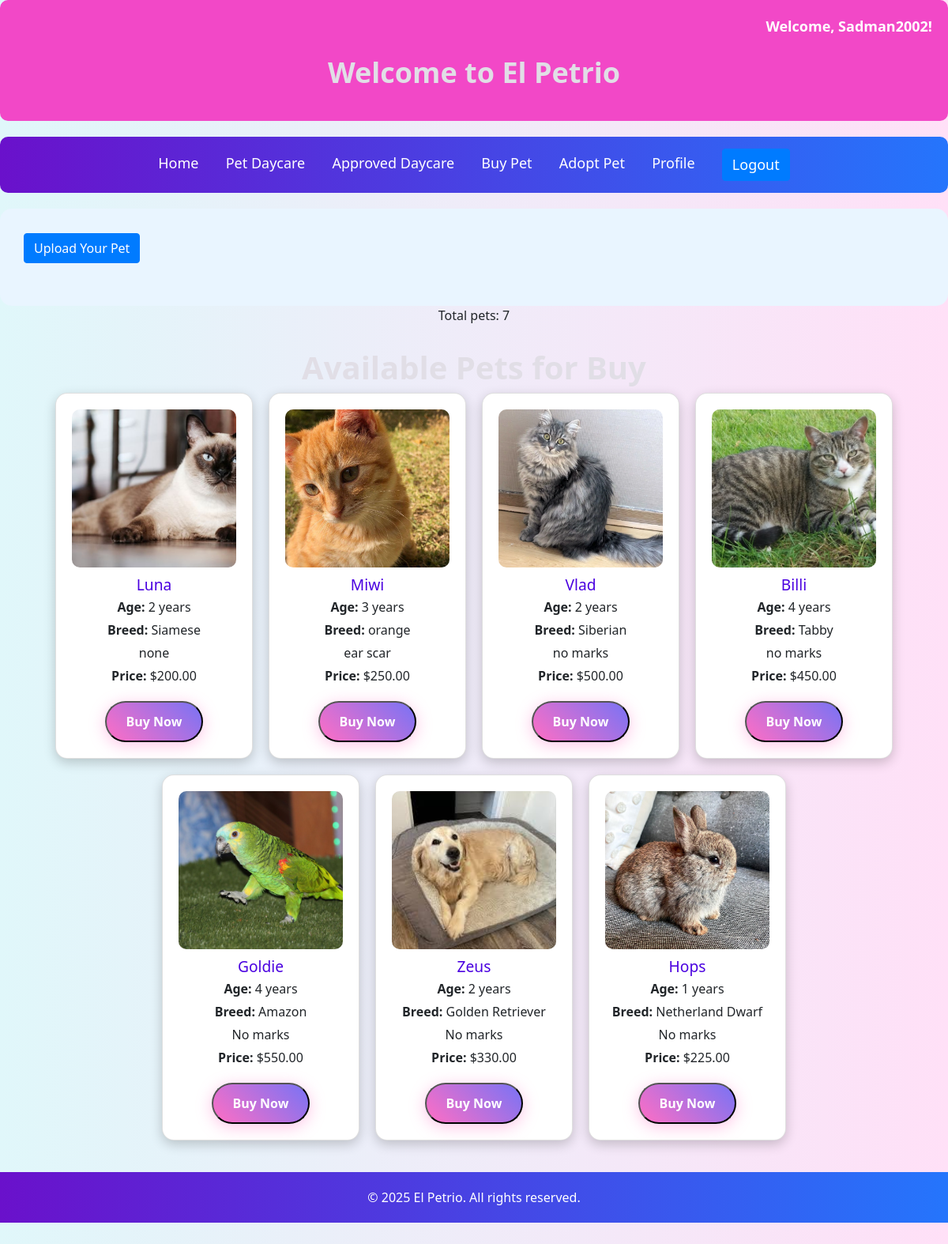
/buy/ (signed in), run on the app's committed database.
### app1/models.py (models this page shows, shortened)
class Petadd(models.Model):
    name = models.CharField(max_length=255)
    breed = models.CharField(max_length=255)
    age = models.IntegerField()
    identifying_marks = models.TextField()
    price = models.DecimalField(max_digits=10, decimal_places=2)
    owner = models.ForeignKey(User, on_delete=models.CASCADE, related_name='owned_pets')
    image = models.ImageField(upload_to='pets/')
    sold = models.BooleanField(default=False)
    is_approved = models.BooleanField(default=False)
    is_for_adoption = models.BooleanField(default=False)
    buyer = models.ForeignKey(User, null=True, blank=True, on_delete=models.SET_NULL, related_name='bought_pets')
    adopter = models.ForeignKey(User, null=True, blank=True, on_delete=models.SET_NULL, related_name='adopted_pets')

### app1/views.py (the view, shortened to what this page needs)
# urls.py: path('buy/', views.buy_pets, name='buy_pets'),
def buy_pets(request):
    pets = Petadd.objects.filter(is_approved=True, sold=False, is_for_adoption=False).exclude(owner=request.user)
    return render(request, 'buy_pets.html', {'pets': pets })

### templates/buy_pets.html (shortened to what this page needs)
<!DOCTYPE html>
<html lang="en">
  <head>
    <link
      rel="stylesheet"
      href="https://cdn.jsdelivr.net/npm/bootstrap@4.3.1/dist/css/bootstrap.min.css"
    />
  </head>
  <body>
    {% include "navbar.html" %}
    <div class="form-section">
      <h3 class="mb-4">
        <a href="{% url 'add_pet' %}">
          <button class="btn btn-primary btn-animated">Upload Your Pet</button>
        </a>
      </h3>
    </div>
    <p class="text-center">Total pets: {{ pets|length }}</p>
    <h1>Available Pets for Buy</h1>
    <div class="grid">
      {% for pet in pets %}
      <div class="card">
        <img src="{{ pet.image.url }}" alt="Pet image" />
        <div class="info">
          <h3>{{ pet.name }}</h3>
          <p><strong>Age:</strong> {{ pet.age }} years</p>
          <p><strong>Breed:</strong> {{ pet.breed }}</p>
          <p>{{ pet.identifying_marks }}</p>
          <p><strong>Price:</strong> ${{ pet.price }}</p>
        </div>
        {% if pet.owner == user %}
        <p class="text-muted">You cannot purchase your own pet.</p>
        {% else %}
        <form action="{% url 'payment' pet.id %}" method="POST">
          <button type="submit" class="buy-btn">Buy Now</button>
        </form>
        {% endif %}
      </div>
      {% empty %}
      <p class="text-muted text-center">No pets available at the moment.</p>
      {% endfor %}
    </div>
    <footer class="footer">
      <div class="container">
        <p>&copy; 2025 El Petrio. All rights reserved.</p>
      </div>
    </footer>
  </body>
</html>

### templates/navbar.html
<div class="header">
  <h1>Welcome to El Petrio</h1>
  {% if user.is_authenticated %}
  <div class="welcome-message">Welcome, {{ user.username }}!</div>
  {% endif %}
</div>
<nav class="navigation">
  <a href="{% url 'home' %}">Home</a>
  <a href="{% url 'daycare' %}">Pet Daycare</a>
  <a href="{% url 'approved_daycare_requests' %}">Approved Daycare</a>
  <a href="{% url 'buy_pets' %}">Buy Pet</a>
  <a href="{% url 'adoption' %}">Adopt Pet</a>
  {% if user.is_authenticated %}
  <a href="{% url 'user_profile' %}">Profile</a>
  <a href="{% url 'logout' %}" class="btn btn-primary">Logout</a>
  {% else %}
  <a href="{% url 'login' %}" class="btn btn-primary">Login</a>
  {% endif %}
</nav>

### templates/buy_pets.html (style rules this page uses)
body { background: linear-gradient(to right, #e0f7fa, #ffe0f7); font-family: "Segoe UI", Tahoma, Geneva, Verdana, sans-serif; padding-bottom: 60px; }
.header { background-color: #f248c7; color: #ffffff; padding: 40px; text-align: center; border-radius: 10px; margin-bottom: 20px; }
.header h1 { font-size: 36px; font-weight: 700; margin-bottom: 0; }
.navigation { background: linear-gradient(to right, #6a11cb, #2575fc); padding: 15px; text-align: center; width: 100%; border-radius: 10px; margin-bottom: 20px; }
.navigation a { color: #ffffff; margin: 0 15px; font-size: 18px; text-decoration: none; transition: color 0.3s ease; }
.welcome-message { position: absolute; top: 20px; right: 20px; font-size: 18px; font-weight: bold; color: #ffffff; }
h1 { text-align: center; font-weight: bold; color: #e1dee6; margin-top: 30px; }
.grid { display: flex; flex-wrap: wrap; gap: 20px; justify-content: center; }
.card { background: white; border-radius: 15px; box-shadow: 0 5px 15px rgba(0, 0, 0, 0.2); width: 250px; padding: 20px; text-align: center; transition: transform 0.2s ease-in-out; }
img { width: 100%; height: 200px; object-fit: cover; border-radius: 10px; }
.info { margin-top: 10px; }
.info h3 { margin: 0; color: #4a00e0; font-size: 1.2em; }
.info p { margin: 5px 0; font-size: 1em; }
.buy-btn { display: inline-block; margin-top: 15px; padding: 12px 25px; background: linear-gradient(45deg, #ff6ec4, #7873f5); color: white; text-decoration: none; border-radius: 50px; font-weight: bold; transition: all 0.4s ease; box-shadow: 0 4px 20px rgba(255, 110, 196, 0.4); }
.footer { background: linear-gradient(to right, #6a11cb, #2575fc); color: white; padding: 20px 0; text-align: center; width: 100%; margin-top: 40px; }
.footer p { margin-bottom: 0; }
.form-section { background-color: #e9f5ff; padding: 30px; margin-top: 20px; border-radius: 15px; }

### data on the page
Petadd: image (picture), name "Luna", age "2", breed "Siamese", identifying_marks "none", price "200.00"
Petadd: image (picture), name "Miwi", age "3", breed "orange", identifying_marks "ear scar", price "250.00"
Petadd: image (picture), name "Vlad", age "2", breed "Siberian", identifying_marks "no marks", price "500.00"
Petadd: image (picture), name "Billi", age "4", breed "Tabby", identifying_marks "no marks", price "450.00"
Petadd: image (picture), name "Goldie", age "4", breed "Amazon", identifying_marks "No marks", price "550.00"
Petadd: image (picture), name "Zeus", age "2", breed "Golden Retriever", identifying_marks "No marks", price "330.00"
Petadd: image (picture), name "Hops", age "1", breed "Netherland Dwarf", identifying_marks "No marks", price "225.00"

### other printed values
{{ user.username }} "Sadman2002"
{{ pets|length }} "7"
